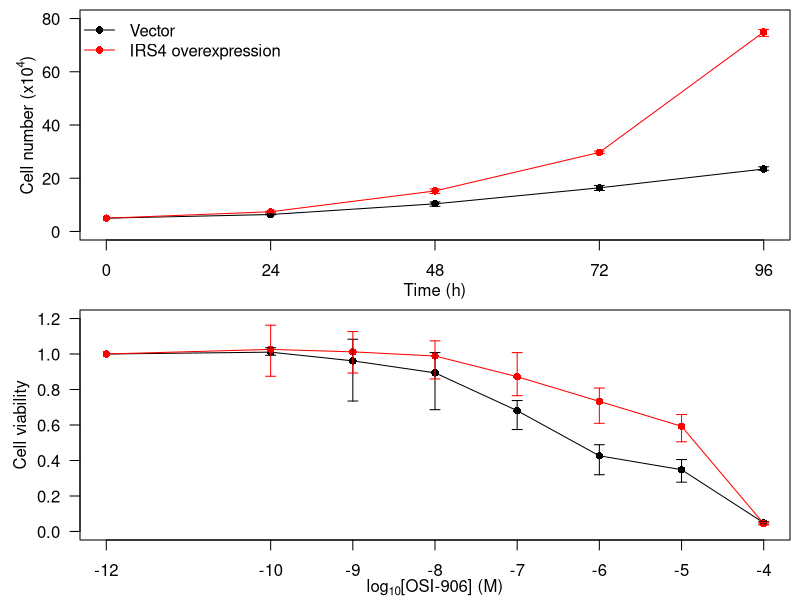

Reproduce this figure in R.
library(tidyverse)

irs4oe <- tribble(
  ~time,~v1,~v2,~v3,~oe1,~oe2,~oe3,~y1,~y2,~y3,
  0,5,5,5,5,5,5,5,5,5,
  24,6.57,6.31,6.27,7.44,7.6,7.21,7.77,7.61,7.98,
  48,9.48,11.1,10.6,14.3,16,15.4,16,15.2,17.6,
  72,15.4,16.5,17.3,29.5,30.2,29.4,33.1,32.3,33.5,
  96,23,24.3,23.1,73.3,75.9,75.6,76.8,80.9,83.9
)

dr <- tribble(
  ~conc,~v1,~v2,~v3,~oe1,~oe2,~oe3,~y1,~y2,~y3,
  -12,	1.009149,	1.011366,	0.9794852,	1.004869,	0.9992209,	0.9959098,	0.9452502,	0.9562835,	1.098466,
  -10,	1.003481,	1.035063,	0.9929107,	1.041213,	1.16236,	0.8745683,	0.8260403,	1.056208,	1.184701,
  -9,	0.7350116,	1.06575,	1.08331,	1.1266,	1.016984,	0.8929155,	0.7212707,	1.07043,	1.184701,
  -8,	0.6863812,	0.9867733,	1.008126,	1.032488,	1.074246,	0.8593373,	0.8956783,	1.021671,	1.17198,
  -7,	0.5745013,	0.7294709,	0.7378672,	1.008063,	0.8430156,	0.7652634,	0.7442124,	0.8931779,	0.8417932,
  -6,	0.3198414,	0.4887907,	0.4705063,	0.8080349,	0.7812346,	0.6096424,	0.6291596,	0.7572774,	0.648632,
  -5,	0.2779451,	0.360587,	0.4054242,	0.6588413,	0.6138105,	0.5053237,	0.5420808,	0.6138755,	0.5688046,
  -4,	0.04178269,	0.04958231,	0.05537876,	0.05178279,	0.04391409,	0.03701924,	0.03479819,	0.04333104,	0.03529828
)

cairo_pdf("~kjyi/Projects/thymus_single_cell/final2/figures/irs4_overexpression.pdf",height = 9/2.54,width=6/2.54,pointsize = 12*0.7)

par(mfrow=c(2,1),mar=c(3,4,.5,.5))

plot(200,xlim=c(1,5),ylim=c(0,80),xlab="",ylab="",xaxt="n",las=2)
mtext("Time (h)",side=1,line = 2)
mtext(expression("Cell number ("*"x10"^4*")"),side=2,line=2)
axis(1,at=1:5,labels=irs4oe$time)
lines(rowMeans(irs4oe[,2:4]))
points(rowMeans(irs4oe[,2:4]),pch=16)
lines(rowMeans(irs4oe[,5:7]),col="red")
points(rowMeans(irs4oe[,5:7]),pch=16,col="red")
arrows(2:5,apply((irs4oe[,2:4]),1,min)[2:5],2:5,apply((irs4oe[,2:4]),1,max)[2:5],angle=90,code = 3,length = 0.05,col="black")
arrows(2:5,apply((irs4oe[,5:7]),1,min)[2:5],2:5,apply((irs4oe[,5:7]),1,max)[2:5],angle=90,code = 3,length = 0.05,col="red")
legend("topleft",lty=1,pch=16,legend = c('Vector','IRS4 overexpression'),col=c("black","red"),bty='n')





plot(200,xlim=c(1,9),ylim=c(0,1.2),xlab="",ylab="",xaxt="n",las=2)
mtext(expression(log[10]*"[OSI-906] (M)"),side=1,line = 2)
mtext("Cell viability",side=2,line=2.5)
axis(1,at=c(1,3:9),labels=dr$conc)

lines(c(1,3:9),rowMeans(dr[,2:4]))
points(c(1,3:9),rowMeans(dr[,2:4]),pch=16)
lines(c(1,3:9),rowMeans(dr[,5:7]),col="red")
points(c(1,3:9),rowMeans(dr[,5:7]),pch=16,col="red")
arrows(3:9,apply((dr[-1,2:4]),1,min),3:9,apply((dr[-1,2:4]),1,max),angle=90,code = 3,length = 0.05,col="black")
arrows(3:9,apply((dr[-1,5:7]),1,min),3:9,apply((dr[-1,5:7]),1,max),angle=90,code = 3,length = 0.05,col="red")
# legend("topleft",lty=1,pch=16,legend = c('Vector','IRS4 overexpression'),col=c("black","red"),bty='n')
dev.off()

